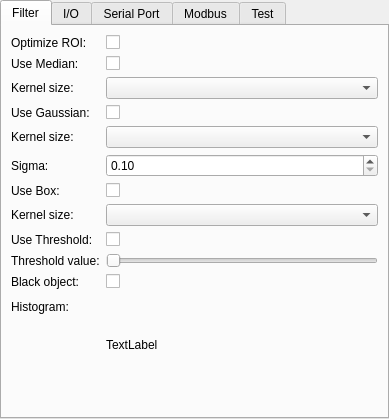
<?xml version="1.0" encoding="UTF-8"?>
<ui version="4.0">
 <class>SettingsForm</class>
 <widget class="QWidget" name="SettingsForm">
  <property name="geometry">
   <rect>
    <x>0</x>
    <y>0</y>
    <width>389</width>
    <height>419</height>
   </rect>
  </property>
  <property name="windowTitle">
   <string>Form</string>
  </property>
  <layout class="QVBoxLayout" name="verticalLayout">
   <property name="spacing">
    <number>0</number>
   </property>
   <property name="leftMargin">
    <number>0</number>
   </property>
   <property name="topMargin">
    <number>0</number>
   </property>
   <property name="rightMargin">
    <number>0</number>
   </property>
   <property name="bottomMargin">
    <number>0</number>
   </property>
   <item>
    <widget class="QTabWidget" name="tabWidget">
     <property name="currentIndex">
      <number>0</number>
     </property>
     <widget class="QWidget" name="filterTab">
      <attribute name="title">
       <string>Filter</string>
      </attribute>
      <layout class="QFormLayout" name="formLayout_2">
       <item row="0" column="0">
        <widget class="QLabel" name="label_22">
         <property name="text">
          <string>Optimize ROI:</string>
         </property>
        </widget>
       </item>
       <item row="0" column="1">
        <widget class="QCheckBox" name="optimizeRoiCheckBox">
         <property name="text">
          <string/>
         </property>
        </widget>
       </item>
       <item row="1" column="0">
        <widget class="QLabel" name="label_3">
         <property name="text">
          <string>Use Median:</string>
         </property>
        </widget>
       </item>
       <item row="1" column="1">
        <widget class="QCheckBox" name="useMedianCheckBox">
         <property name="text">
          <string/>
         </property>
        </widget>
       </item>
       <item row="2" column="0">
        <widget class="QLabel" name="label_4">
         <property name="text">
          <string>Kernel size:</string>
         </property>
        </widget>
       </item>
       <item row="2" column="1">
        <widget class="QComboBox" name="medianKSizeComboBox"/>
       </item>
       <item row="3" column="0">
        <widget class="QLabel" name="label_5">
         <property name="text">
          <string>Use Gaussian:</string>
         </property>
        </widget>
       </item>
       <item row="3" column="1">
        <widget class="QCheckBox" name="useGaussianCheckBox">
         <property name="text">
          <string/>
         </property>
        </widget>
       </item>
       <item row="4" column="0">
        <widget class="QLabel" name="label_6">
         <property name="text">
          <string>Kernel size:</string>
         </property>
        </widget>
       </item>
       <item row="4" column="1">
        <widget class="QComboBox" name="gaussianKSizeComboBox"/>
       </item>
       <item row="5" column="0">
        <widget class="QLabel" name="label_7">
         <property name="text">
          <string>Sigma:</string>
         </property>
        </widget>
       </item>
       <item row="5" column="1">
        <widget class="QDoubleSpinBox" name="gaussianSigmaDoubleSpinBox">
         <property name="minimum">
          <double>0.100000000000000</double>
         </property>
         <property name="maximum">
          <double>5.000000000000000</double>
         </property>
        </widget>
       </item>
       <item row="6" column="0">
        <widget class="QLabel" name="label_8">
         <property name="text">
          <string>Use Box:</string>
         </property>
        </widget>
       </item>
       <item row="6" column="1">
        <widget class="QCheckBox" name="useBoxCheckBox">
         <property name="text">
          <string/>
         </property>
        </widget>
       </item>
       <item row="7" column="0">
        <widget class="QLabel" name="label_9">
         <property name="text">
          <string>Kernel size:</string>
         </property>
        </widget>
       </item>
       <item row="7" column="1">
        <widget class="QComboBox" name="boxKSizeComboBox"/>
       </item>
       <item row="8" column="0">
        <widget class="QLabel" name="label_10">
         <property name="text">
          <string>Use Threshold:</string>
         </property>
        </widget>
       </item>
       <item row="8" column="1">
        <widget class="QCheckBox" name="useThresholdCheckBox">
         <property name="text">
          <string/>
         </property>
        </widget>
       </item>
       <item row="9" column="0">
        <widget class="QLabel" name="label_11">
         <property name="text">
          <string>Threshold value:</string>
         </property>
        </widget>
       </item>
       <item row="9" column="1">
        <widget class="QSlider" name="thresholdValueSlider">
         <property name="maximum">
          <number>254</number>
         </property>
         <property name="orientation">
          <enum>Qt::Horizontal</enum>
         </property>
        </widget>
       </item>
       <item row="10" column="0">
        <widget class="QLabel" name="label_20">
         <property name="text">
          <string>Black object:</string>
         </property>
        </widget>
       </item>
       <item row="10" column="1">
        <widget class="QCheckBox" name="blackObjectCheckBox">
         <property name="text">
          <string/>
         </property>
        </widget>
       </item>
       <item row="11" column="0">
        <widget class="QLabel" name="label_21">
         <property name="text">
          <string>Histogram:</string>
         </property>
        </widget>
       </item>
       <item row="11" column="1">
        <widget class="QLabel" name="histogramLabel">
         <property name="sizePolicy">
          <sizepolicy hsizetype="Minimum" vsizetype="Minimum">
           <horstretch>0</horstretch>
           <verstretch>0</verstretch>
          </sizepolicy>
         </property>
         <property name="minimumSize">
          <size>
           <width>256</width>
           <height>100</height>
          </size>
         </property>
         <property name="text">
          <string>TextLabel</string>
         </property>
        </widget>
       </item>
      </layout>
     </widget>
     <widget class="QWidget" name="ioTab">
      <attribute name="title">
       <string>I/O</string>
      </attribute>
      <layout class="QFormLayout" name="formLayout">
       <item row="0" column="0">
        <widget class="QLabel" name="label">
         <property name="text">
          <string>Input:</string>
         </property>
        </widget>
       </item>
       <item row="0" column="1">
        <widget class="QComboBox" name="inputTypeComboBox"/>
       </item>
       <item row="1" column="0">
        <widget class="QLabel" name="label_2">
         <property name="text">
          <string>Output:</string>
         </property>
        </widget>
       </item>
       <item row="1" column="1">
        <widget class="QComboBox" name="outputTypeComboBox"/>
       </item>
      </layout>
     </widget>
     <widget class="QWidget" name="serialPortTab">
      <attribute name="title">
       <string>Serial Port</string>
      </attribute>
      <layout class="QFormLayout" name="formLayout_3">
       <item row="0" column="0">
        <widget class="QLabel" name="label_12">
         <property name="text">
          <string>Port name (like COM1 or ttyUSB0):</string>
         </property>
        </widget>
       </item>
       <item row="0" column="1">
        <widget class="QLineEdit" name="portNameLineEdit"/>
       </item>
       <item row="1" column="0">
        <widget class="QLabel" name="label_13">
         <property name="text">
          <string>Baud rate:</string>
         </property>
        </widget>
       </item>
       <item row="1" column="1">
        <widget class="QComboBox" name="baudRateComboBox"/>
       </item>
       <item row="2" column="0">
        <widget class="QLabel" name="label_14">
         <property name="text">
          <string>Data bits:</string>
         </property>
        </widget>
       </item>
       <item row="2" column="1">
        <widget class="QComboBox" name="dataBitsComboBox"/>
       </item>
       <item row="3" column="0">
        <widget class="QLabel" name="label_15">
         <property name="text">
          <string>Parity:</string>
         </property>
        </widget>
       </item>
       <item row="3" column="1">
        <widget class="QComboBox" name="parityComboBox"/>
       </item>
       <item row="4" column="0">
        <widget class="QLabel" name="label_16">
         <property name="text">
          <string>Stop bits:</string>
         </property>
        </widget>
       </item>
       <item row="4" column="1">
        <widget class="QComboBox" name="stopBitsComboBox"/>
       </item>
       <item row="5" column="0">
        <widget class="QLabel" name="label_17">
         <property name="text">
          <string>Flow control:</string>
         </property>
        </widget>
       </item>
       <item row="5" column="1">
        <widget class="QComboBox" name="flowControlComboBox"/>
       </item>
      </layout>
     </widget>
     <widget class="QWidget" name="modbusTab">
      <attribute name="title">
       <string>Modbus</string>
      </attribute>
      <layout class="QFormLayout" name="formLayout_4">
       <item row="0" column="0">
        <widget class="QLabel" name="label_18">
         <property name="text">
          <string>Slave address:</string>
         </property>
        </widget>
       </item>
       <item row="0" column="1">
        <widget class="QSpinBox" name="modbusSlaveAddressSpinBox">
         <property name="maximum">
          <number>65535</number>
         </property>
        </widget>
       </item>
       <item row="1" column="0">
        <widget class="QLabel" name="label_19">
         <property name="text">
          <string>Data address:</string>
         </property>
        </widget>
       </item>
       <item row="1" column="1">
        <widget class="QSpinBox" name="modbusDataAddressSpinBox">
         <property name="maximum">
          <number>65535</number>
         </property>
        </widget>
       </item>
      </layout>
     </widget>
     <widget class="QWidget" name="testModeTab">
      <attribute name="title">
       <string>Test</string>
      </attribute>
      <layout class="QFormLayout" name="formLayout_5">
       <item row="0" column="0">
        <widget class="QLabel" name="label_23">
         <property name="text">
          <string>Test Mode:</string>
         </property>
        </widget>
       </item>
       <item row="0" column="1">
        <widget class="QCheckBox" name="testModeCheckBox">
         <property name="text">
          <string/>
         </property>
        </widget>
       </item>
       <item row="1" column="0">
        <widget class="QLabel" name="label_24">
         <property name="text">
          <string>Output status:</string>
         </property>
        </widget>
       </item>
       <item row="1" column="1">
        <widget class="QComboBox" name="testFilterStatusComboBox"/>
       </item>
       <item row="2" column="0">
        <widget class="QLabel" name="label_25">
         <property name="text">
          <string>Min value:</string>
         </property>
        </widget>
       </item>
       <item row="3" column="0">
        <widget class="QLabel" name="label_26">
         <property name="text">
          <string>Max value:</string>
         </property>
        </widget>
       </item>
       <item row="4" column="0">
        <widget class="QLabel" name="label_27">
         <property name="text">
          <string>Value step:</string>
         </property>
        </widget>
       </item>
       <item row="5" column="0">
        <widget class="QLabel" name="label_28">
         <property name="text">
          <string>Time step (ms):</string>
         </property>
        </widget>
       </item>
       <item row="6" column="0">
        <widget class="QLabel" name="label_29">
         <property name="text">
          <string>Reset timer:</string>
         </property>
        </widget>
       </item>
       <item row="6" column="1">
        <widget class="QPushButton" name="resetPushButton">
         <property name="text">
          <string>&amp;Reset</string>
         </property>
        </widget>
       </item>
       <item row="2" column="1">
        <widget class="QDoubleSpinBox" name="minValueDoubleSpinBox">
         <property name="maximum">
          <double>99999.990000000005239</double>
         </property>
        </widget>
       </item>
       <item row="3" column="1">
        <widget class="QDoubleSpinBox" name="maxValueDoubleSpinBox">
         <property name="maximum">
          <double>99999.990000000005239</double>
         </property>
        </widget>
       </item>
       <item row="4" column="1">
        <widget class="QDoubleSpinBox" name="valueStepDoubleSpinBox">
         <property name="maximum">
          <double>99999.990000000005239</double>
         </property>
        </widget>
       </item>
       <item row="5" column="1">
        <widget class="QSpinBox" name="timeStepSpinBox">
         <property name="maximum">
          <number>999999</number>
         </property>
        </widget>
       </item>
      </layout>
     </widget>
    </widget>
   </item>
  </layout>
 </widget>
 <resources/>
 <connections/>
</ui>
